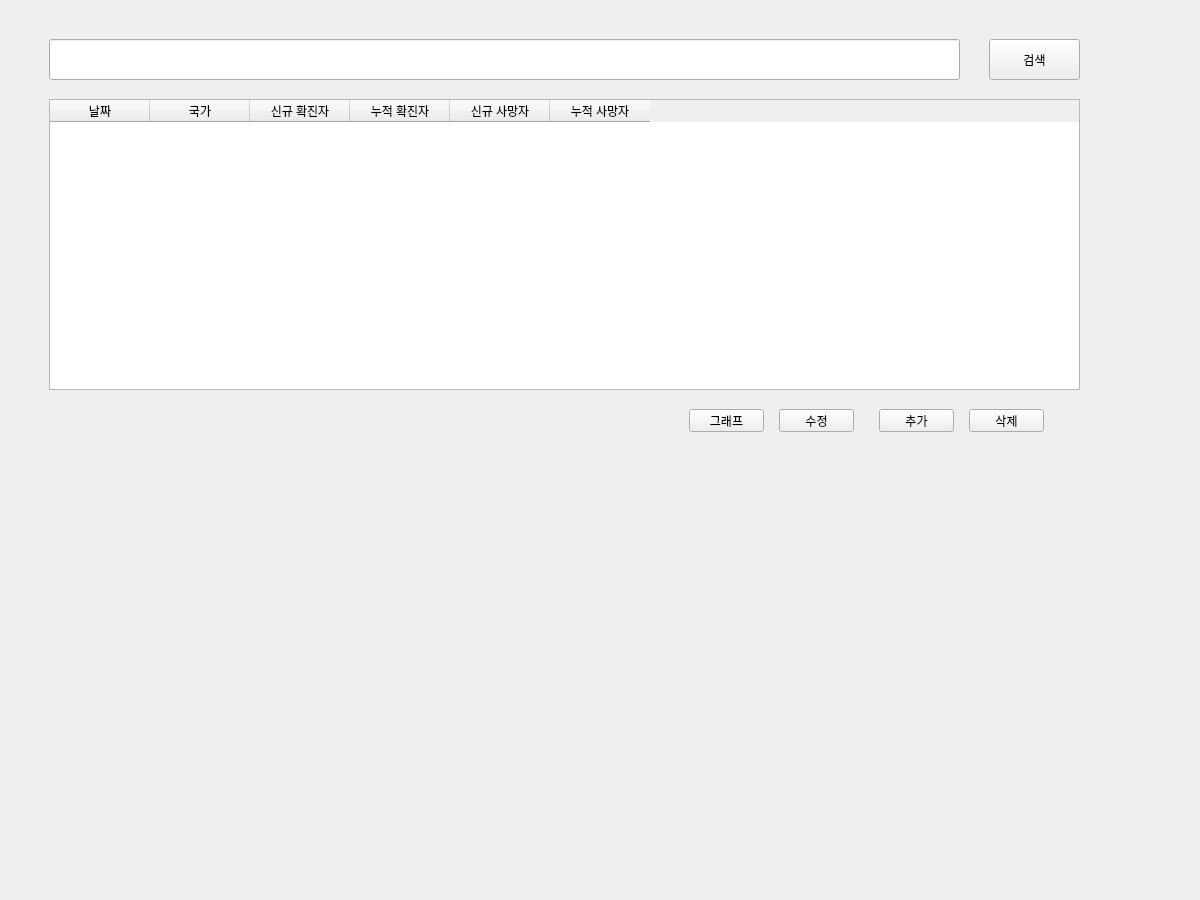
<?xml version="1.0" encoding="UTF-8"?>
<ui version="4.0">
 <class>Form</class>
 <widget class="QWidget" name="Form">
  <property name="geometry">
   <rect>
    <x>0</x>
    <y>0</y>
    <width>1200</width>
    <height>900</height>
   </rect>
  </property>
  <property name="windowTitle">
   <string>Form</string>
  </property>
  <widget class="QStackedWidget" name="stackedWidget">
   <property name="geometry">
    <rect>
     <x>-1</x>
     <y>-1</y>
     <width>1200</width>
     <height>900</height>
    </rect>
   </property>
   <property name="currentIndex">
    <number>0</number>
   </property>
   <widget class="QWidget" name="page">
    <widget class="QLineEdit" name="line_serach">
     <property name="geometry">
      <rect>
       <x>50</x>
       <y>40</y>
       <width>911</width>
       <height>41</height>
      </rect>
     </property>
     <property name="text">
      <string notr="true"/>
     </property>
    </widget>
    <widget class="QTableWidget" name="covid_table">
     <property name="geometry">
      <rect>
       <x>50</x>
       <y>100</y>
       <width>1031</width>
       <height>291</height>
      </rect>
     </property>
     <property name="selectionBehavior">
      <enum>QAbstractItemView::SelectRows</enum>
     </property>
     <column>
      <property name="text">
       <string>날짜</string>
      </property>
     </column>
     <column>
      <property name="text">
       <string>국가</string>
      </property>
     </column>
     <column>
      <property name="text">
       <string>신규 확진자</string>
      </property>
     </column>
     <column>
      <property name="text">
       <string>누적 확진자</string>
      </property>
     </column>
     <column>
      <property name="text">
       <string>신규 사망자</string>
      </property>
     </column>
     <column>
      <property name="text">
       <string>누적 사망자</string>
      </property>
     </column>
    </widget>
    <widget class="QPushButton" name="btn_search">
     <property name="geometry">
      <rect>
       <x>990</x>
       <y>40</y>
       <width>91</width>
       <height>41</height>
      </rect>
     </property>
     <property name="text">
      <string>검색</string>
     </property>
    </widget>
    <widget class="QPushButton" name="btn_add">
     <property name="geometry">
      <rect>
       <x>880</x>
       <y>410</y>
       <width>75</width>
       <height>23</height>
      </rect>
     </property>
     <property name="text">
      <string>추가</string>
     </property>
    </widget>
    <widget class="QPushButton" name="btn_del">
     <property name="geometry">
      <rect>
       <x>970</x>
       <y>410</y>
       <width>75</width>
       <height>23</height>
      </rect>
     </property>
     <property name="text">
      <string>삭제</string>
     </property>
    </widget>
    <widget class="QWidget" name="verticalLayoutWidget">
     <property name="geometry">
      <rect>
       <x>59</x>
       <y>449</y>
       <width>451</width>
       <height>381</height>
      </rect>
     </property>
     <layout class="QVBoxLayout" name="graph_verticalLayout"/>
    </widget>
    <widget class="QPushButton" name="btn_change">
     <property name="geometry">
      <rect>
       <x>780</x>
       <y>410</y>
       <width>75</width>
       <height>23</height>
      </rect>
     </property>
     <property name="text">
      <string>수정</string>
     </property>
    </widget>
    <widget class="QPushButton" name="btn_graph">
     <property name="geometry">
      <rect>
       <x>690</x>
       <y>410</y>
       <width>75</width>
       <height>23</height>
      </rect>
     </property>
     <property name="text">
      <string>그래프</string>
     </property>
    </widget>
    <widget class="QWidget" name="verticalLayoutWidget_2">
     <property name="geometry">
      <rect>
       <x>590</x>
       <y>450</y>
       <width>451</width>
       <height>161</height>
      </rect>
     </property>
     <layout class="QVBoxLayout" name="graph_verticalLayout_2"/>
    </widget>
   </widget>
   <widget class="QWidget" name="page_2">
    <widget class="QLineEdit" name="date">
     <property name="geometry">
      <rect>
       <x>400</x>
       <y>90</y>
       <width>391</width>
       <height>41</height>
      </rect>
     </property>
    </widget>
    <widget class="QLabel" name="label">
     <property name="geometry">
      <rect>
       <x>300</x>
       <y>100</y>
       <width>61</width>
       <height>20</height>
      </rect>
     </property>
     <property name="font">
      <font>
       <pointsize>12</pointsize>
      </font>
     </property>
     <property name="text">
      <string>날짜</string>
     </property>
    </widget>
    <widget class="QLineEdit" name="country">
     <property name="geometry">
      <rect>
       <x>400</x>
       <y>180</y>
       <width>391</width>
       <height>41</height>
      </rect>
     </property>
    </widget>
    <widget class="QLabel" name="label_2">
     <property name="geometry">
      <rect>
       <x>300</x>
       <y>190</y>
       <width>61</width>
       <height>20</height>
      </rect>
     </property>
     <property name="font">
      <font>
       <pointsize>12</pointsize>
      </font>
     </property>
     <property name="text">
      <string>국가</string>
     </property>
    </widget>
    <widget class="QLineEdit" name="new_cases">
     <property name="geometry">
      <rect>
       <x>400</x>
       <y>270</y>
       <width>391</width>
       <height>41</height>
      </rect>
     </property>
    </widget>
    <widget class="QLabel" name="label_3">
     <property name="geometry">
      <rect>
       <x>270</x>
       <y>280</y>
       <width>101</width>
       <height>20</height>
      </rect>
     </property>
     <property name="font">
      <font>
       <pointsize>12</pointsize>
      </font>
     </property>
     <property name="text">
      <string>신규 확진자</string>
     </property>
    </widget>
    <widget class="QLineEdit" name="cumulative_cases">
     <property name="geometry">
      <rect>
       <x>400</x>
       <y>360</y>
       <width>391</width>
       <height>41</height>
      </rect>
     </property>
    </widget>
    <widget class="QLabel" name="label_4">
     <property name="geometry">
      <rect>
       <x>270</x>
       <y>370</y>
       <width>101</width>
       <height>20</height>
      </rect>
     </property>
     <property name="font">
      <font>
       <pointsize>12</pointsize>
      </font>
     </property>
     <property name="text">
      <string>누적 확진자</string>
     </property>
    </widget>
    <widget class="QLineEdit" name="new_deaths">
     <property name="geometry">
      <rect>
       <x>400</x>
       <y>450</y>
       <width>391</width>
       <height>41</height>
      </rect>
     </property>
    </widget>
    <widget class="QLineEdit" name="cumulative_deaths">
     <property name="geometry">
      <rect>
       <x>400</x>
       <y>550</y>
       <width>391</width>
       <height>41</height>
      </rect>
     </property>
    </widget>
    <widget class="QLabel" name="label_5">
     <property name="geometry">
      <rect>
       <x>270</x>
       <y>460</y>
       <width>101</width>
       <height>20</height>
      </rect>
     </property>
     <property name="font">
      <font>
       <pointsize>12</pointsize>
      </font>
     </property>
     <property name="text">
      <string>신규 사망자</string>
     </property>
    </widget>
    <widget class="QLabel" name="label_6">
     <property name="geometry">
      <rect>
       <x>270</x>
       <y>560</y>
       <width>101</width>
       <height>20</height>
      </rect>
     </property>
     <property name="font">
      <font>
       <pointsize>12</pointsize>
      </font>
     </property>
     <property name="text">
      <string>누적 사망자</string>
     </property>
    </widget>
    <widget class="QPushButton" name="btn_complete">
     <property name="geometry">
      <rect>
       <x>660</x>
       <y>660</y>
       <width>91</width>
       <height>31</height>
      </rect>
     </property>
     <property name="text">
      <string>완료</string>
     </property>
    </widget>
    <widget class="QPushButton" name="btn_add_cancle">
     <property name="geometry">
      <rect>
       <x>440</x>
       <y>660</y>
       <width>91</width>
       <height>31</height>
      </rect>
     </property>
     <property name="text">
      <string>취소</string>
     </property>
    </widget>
   </widget>
  </widget>
 </widget>
 <tabstops>
  <tabstop>line_serach</tabstop>
  <tabstop>btn_search</tabstop>
  <tabstop>covid_table</tabstop>
  <tabstop>btn_add</tabstop>
  <tabstop>btn_del</tabstop>
  <tabstop>date</tabstop>
  <tabstop>country</tabstop>
  <tabstop>new_cases</tabstop>
  <tabstop>cumulative_cases</tabstop>
  <tabstop>new_deaths</tabstop>
  <tabstop>cumulative_deaths</tabstop>
  <tabstop>btn_complete</tabstop>
 </tabstops>
 <resources/>
 <connections/>
</ui>
